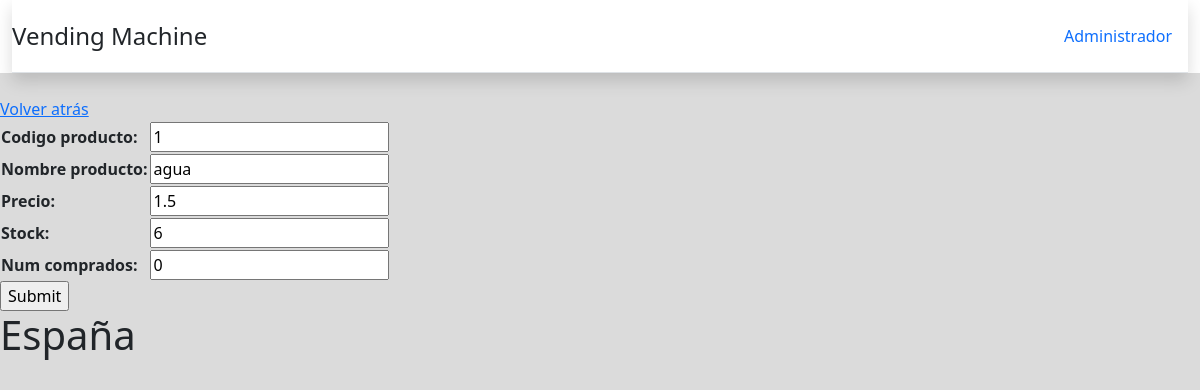
The app's page /VendingMachine/zonaAdmin/lista-productos/1/edit with its own data.
### Vending_Machine/models.py (models this page shows, shortened)
class Producto(models.Model):
    codigo_producto = models.IntegerField()
    nombre_producto = models.CharField(max_length=20, default="nombre_producto")
    precio = models.FloatField()
    stock = models.IntegerField(default=6)
    num_comprados = models.IntegerField()

### Vending_Machine/views.py (the view)
# urls.py: path('zonaAdmin/lista-productos/<int:pk>/edit', views.ProductEditView.as_view(), name='producto-edit'),
class ProductEditView(generic.UpdateView):
    model = Producto
    template_name_suffix = "_edit"
    fields = ['codigo_producto', 'nombre_producto', 'precio', 'stock', 'num_comprados']

### Vending_Machine/templates/Vending_Machine/producto_edit.html (shortened to what this page needs)
{% extends "base_generic.html" %}
{% block content %}
<a href="{% url 'zonaAdmin'%}">Volver atrás</a>
<br>
  <form action="" method="post">
    <table>
    {{ form }}
    </table>
    <input type="submit" value="Submit"/>
  </form>
{% endblock %}

### records on screen
Producto: codigo_producto "1", nombre_producto "agua", precio "1.5", stock "6", num_comprados "0"
